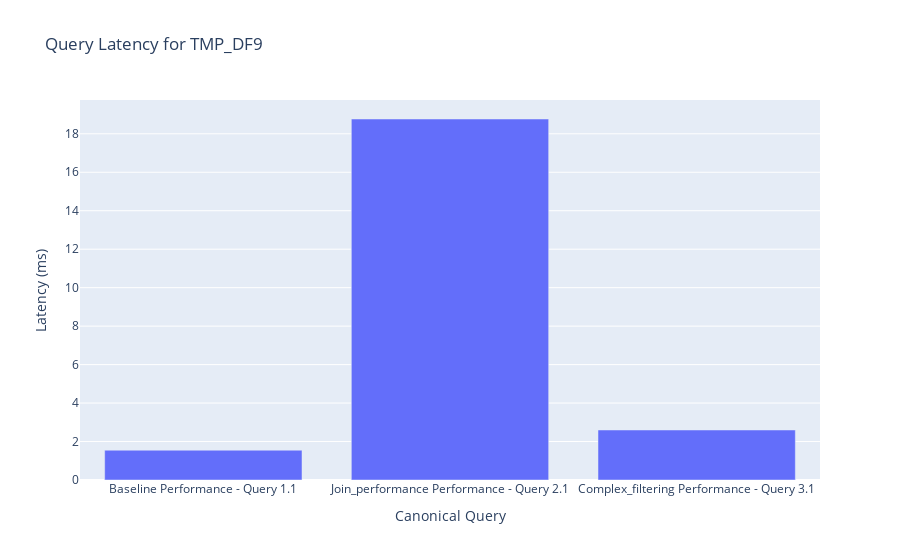

The cell this chart's notebook holds for it:
### Markdown cell above
--- 
## 6. Performance Benchmark Analysis

### Code cell
display_header("Canonical Query Performance Results")

if performance_df is not None and not performance_df.empty:
    display(performance_df[['query_name', 'latency_ms', 'status']])
    
    # Plot the results for successful queries
    success_df = performance_df[performance_df['status'] == 'Success']
    if not success_df.empty:
        fig = px.bar(success_df, x='query_name', y='latency_ms',
                     title=f'Query Latency for {DATABASE_NAME}',
                     labels={'latency_ms': 'Latency (ms)', 'query_name': 'Canonical Query'})
        fig.show()
else:
    print("No performance benchmark data available.")

### Figure 1 — Plotly figure (JSON) as saved in the notebook; plotly's stock layout.template omitted (floating-point values rounded to 4 significant figures)
{"data": [{"hovertemplate": "Canonical Query=%{x}<br>Latency (ms)=%{y}<extra></extra>", "legendgroup": "", "marker": {"color": "#636efa", "pattern": {"shape": ""}}, "name": "", "orientation": "v", "showlegend": false, "textposition": "auto", "type": "bar", "x": ["Baseline Performance - Query 1.1", "Join_performance Performance - Query 2.1", "Complex_filtering Performance - Query 3.1"], "xaxis": "x", "y": [1.551, 18.77, 2.6], "yaxis": "y"}], "layout": {"barmode": "relative", "legend": {"tracegroupgap": 0}, "title": {"text": "Query Latency for TMP_DF9"}, "xaxis": {"anchor": "y", "domain": [0, 1], "title": {"text": "Canonical Query"}}, "yaxis": {"anchor": "x", "domain": [0, 1], "title": {"text": "Latency (ms)"}}}}
